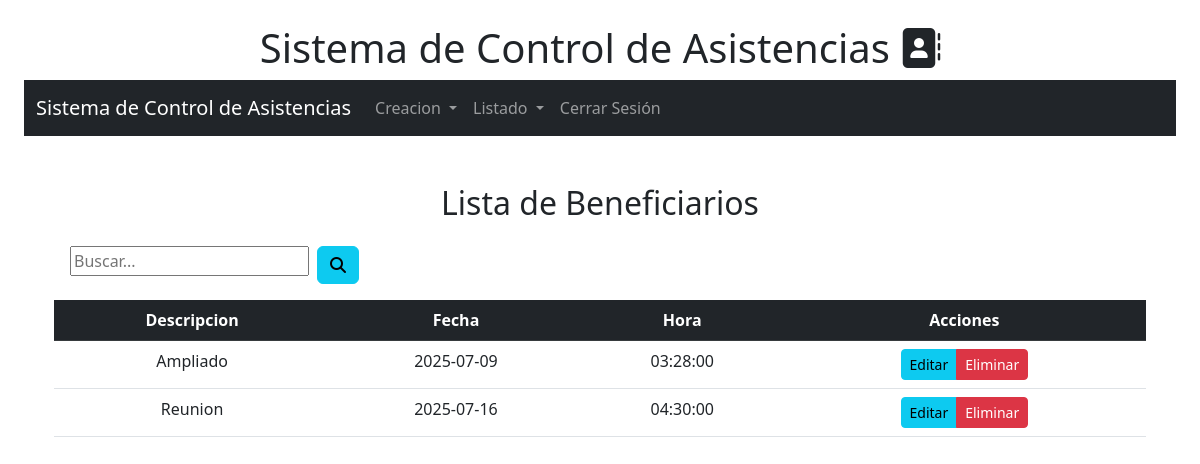
/reuniones (signed in), run on the app's committed database.
### models/reunion_model.py (models this page shows, shortened)
class Reunion(db.Model):
    __tablename__ = "Reuniones"
    id = db.Column(db.Integer, primary_key=True)
    fecha = db.Column(db.Date, nullable=False)
    hora = db.Column(db.Time, nullable=False)
    descripcion = db.Column(db.String(255), nullable=True)  # Nuevo campo
    @staticmethod
    def get_all():
        return Reunion.query.all()

### controllers/reunion_controller.py (the view)
@reunion_bp.route("/reuniones")
def list_reuniones():
    reuniones = Reunion.get_all()
    return reunion_view.list_reuniones(reuniones)

### models/user_model.py (called while the page is built)
    def has_role(self, role):
        return self.role == role

### run.py (called while the page is built)
@login_manager.user_loader
def load_user(user_id):
    return User.query.get(int(user_id))

### views/reunion_view.py (called while the page is built)
def list_reuniones(reuniones):
    return render_template(
        "reuniones.html",
        reuniones = reuniones,
        title="Lista de reuniones",
        current_user=current_user,
    )

### templates/reuniones.html (shortened to what this page needs)
{% extends 'base.html' %}
{% block content %}
<div class="container mt-5">
    <h2 class="text-center mb-4">Lista de Beneficiarios</h2>
    {% include 'buscar.html' %}
    <div class="table-responsive">
        <table class="table table-hover" id="reunionesTable">
            <thead class="table-dark text-center">
                <tr>
                    <th>Descripcion</th>
                    <th>Fecha</th>
                    <th>Hora</th>
                    {% if current_user.has_role('admin') %}
                    <th>Acciones</th>
                    {% endif %}
                </tr>
            </thead>
            <tbody class="text-center">
                {% for reunion in reuniones %}
                <tr>
                    <td>{{ reunion.descripcion}}</td>
                    <td>{{ reunion.fecha }}</td>
                    <td>{{ reunion.hora }}</td>
                    {% if current_user.has_role('admin') %}
                    <td>
                        <div class="btn-group" role="group">
                            <a href="{{ url_for('reunion.update_reunion', id=reunion.id) }}" class="btn btn-info btn-sm">Editar</a>
                            <a href="{{ url_for('reunion.delete_reunion', id=reunion.id) }}" class="btn btn-danger btn-sm">Eliminar</a>
                        </div>
                    </td>
                    {% endif %}
                </tr>
                {% endfor %}
            </tbody>
        </table>
    </div>
</div>
{% endblock %}

### templates/base.html (shortened to what this page needs)
<!DOCTYPE html>
<html lang="es">
<head>
    <link rel="stylesheet" href="https://cdn.jsdelivr.net/npm/bootstrap@5.3.0/dist/css/bootstrap.min.css">
</head>
<body class="background m-4">
    <div class="container text-center">
        <h1 class="titulo">Sistema de Control de Asistencias <i class="fa fa-address-book" aria-hidden="true"></i></h1>
    </div>
    {% if current_user.is_authenticated %}
    <nav class="navbar navbar-expand-lg navbar-dark bg-dark">
        <div class="container-fluid">
            <a class="navbar-brand" href="#">Sistema de Control de Asistencias</a>
            <div class="collapse navbar-collapse" id="navbarNav">
                <ul class="navbar-nav">
                    {% if current_user.has_role("admin") %}
                    <li class="nav-item dropdown">
                        <a class="nav-link dropdown-toggle" href="#" id="navbarDropdownMenuLink" data-toggle="dropdown" aria-haspopup="true" aria-expanded="false">
                          Creacion
                        </a>
                    </li>
                    {% endif %}
                    <li class="nav-item dropdown">
                        <a class="nav-link dropdown-toggle" href="#" id="navbarDropdownMenuLink" data-toggle="dropdown" aria-haspopup="true" aria-expanded="false">
                          Listado
                        </a>
                    </li>
                    <li class="nav-item"><a class="nav-link" href="{{ url_for('user.logout') }}">Cerrar Sesión</a></li>
                </ul>
            </div>
        </div>
    </nav>
    {% endif %}
    <div class="container mt-4">
        {% block content %}{% endblock %}
    </div>
</body>
</html>

### templates/buscar.html
<div class="field has-addons">
    <div class="d-flex gap-2 m-3">
        <div class="control">
            <input class="input" type="text" placeholder="Buscar..." id="searchInput">
        </div>
        <div class="control">
            <button class="btn btn-info" onclick="searchTable('asistenciasTable')">
                <span class="icon">
                    <i class="fa-solid fa-magnifying-glass"></i>
                </span>
            </button>
        </div>
    </div>
</div>

### data on the page
Reunion: descripcion "Ampliado", fecha "2025-07-09", hora "03:28:00"
Reunion: descripcion "Reunion", fecha "2025-07-16", hora "04:30:00"
